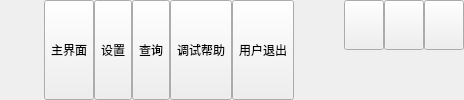
    <widget class="QWidget" name="widgetTitle" native="true">
     <property name="sizePolicy">
      <sizepolicy hsizetype="Preferred" vsizetype="Fixed">
       <horstretch>0</horstretch>
       <verstretch>0</verstretch>
      </sizepolicy>
     </property>
     <layout class="QHBoxLayout" name="horizontalLayout_2">
      <property name="spacing">
       <number>10</number>
      </property>
      <property name="leftMargin">
       <number>10</number>
      </property>
      <property name="topMargin">
       <number>0</number>
      </property>
      <property name="rightMargin">
       <number>0</number>
      </property>
      <property name="bottomMargin">
       <number>0</number>
      </property>
      <item>
       <widget class="QLabel" name="labIco">
        <property name="text">
         <string/>
        </property>
        <property name="alignment">
         <set>Qt::AlignCenter</set>
        </property>
       </widget>
      </item>
      <item>
       <widget class="QLabel" name="labTitle">
        <property name="styleSheet">
         <string notr="true"/>
        </property>
        <property name="text">
         <string/>
        </property>
        <property name="alignment">
         <set>Qt::AlignLeading|Qt::AlignLeft|Qt::AlignVCenter</set>
        </property>
       </widget>
      </item>
      <item>
       <widget class="QWidget" name="widgetTop" native="true">
        <layout class="QHBoxLayout" name="horizontalLayout_3">
         <property name="spacing">
          <number>0</number>
         </property>
         <property name="leftMargin">
          <number>0</number>
         </property>
         <property name="topMargin">
          <number>0</number>
         </property>
         <property name="rightMargin">
          <number>0</number>
         </property>
         <property name="bottomMargin">
          <number>0</number>
         </property>
         <item>
          <widget class="QToolButton" name="btnMain">
           <property name="sizePolicy">
            <sizepolicy hsizetype="Fixed" vsizetype="Expanding">
             <horstretch>0</horstretch>
             <verstretch>0</verstretch>
            </sizepolicy>
           </property>
           <property name="text">
            <string>主界面</string>
           </property>
           <property name="icon">
            <iconset resource="main.qrc">
             <normaloff>:/image/main_main.png</normaloff>:/image/main_main.png</iconset>
           </property>
           <property name="toolButtonStyle">
            <enum>Qt::ToolButtonTextUnderIcon</enum>
           </property>
          </widget>
         </item>
         <item>
          <widget class="QToolButton" name="btnConfig">
           <property name="sizePolicy">
            <sizepolicy hsizetype="Fixed" vsizetype="Expanding">
             <horstretch>0</horstretch>
             <verstretch>0</verstretch>
            </sizepolicy>
           </property>
           <property name="text">
            <string>设置</string>
           </property>
           <property name="icon">
            <iconset resource="main.qrc">
             <normaloff>:/image/main_config.png</normaloff>:/image/main_config.png</iconset>
           </property>
           <property name="toolButtonStyle">
            <enum>Qt::ToolButtonTextUnderIcon</enum>
           </property>
          </widget>
         </item>
         <item>
          <widget class="QToolButton" name="btnData">
           <property name="sizePolicy">
            <sizepolicy hsizetype="Fixed" vsizetype="Expanding">
             <horstretch>0</horstretch>
             <verstretch>0</verstretch>
            </sizepolicy>
           </property>
           <property name="text">
            <string>查询</string>
           </property>
           <property name="icon">
            <iconset resource="main.qrc">
             <normaloff>:/image/main_data.png</normaloff>:/image/main_data.png</iconset>
           </property>
           <property name="checked">
            <bool>false</bool>
           </property>
           <property name="toolButtonStyle">
            <enum>Qt::ToolButtonTextUnderIcon</enum>
           </property>
          </widget>
         </item>
         <item>
          <widget class="QToolButton" name="btnHelp">
           <property name="sizePolicy">
            <sizepolicy hsizetype="Fixed" vsizetype="Expanding">
             <horstretch>0</horstretch>
             <verstretch>0</verstretch>
            </sizepolicy>
           </property>
           <property name="styleSheet">
            <string notr="true"/>
           </property>
           <property name="text">
            <string>调试帮助</string>
           </property>
           <property name="icon">
            <iconset resource="main.qrc">
             <normaloff>:/image/main_person.png</normaloff>:/image/main_person.png</iconset>
           </property>
           <property name="toolButtonStyle">
            <enum>Qt::ToolButtonTextUnderIcon</enum>
           </property>
          </widget>
         </item>
         <item>
          <widget class="QToolButton" name="btnExit">
           <property name="sizePolicy">
            <sizepolicy hsizetype="Fixed" vsizetype="Expanding">
             <horstretch>0</horstretch>
             <verstretch>0</verstretch>
            </sizepolicy>
           </property>
           <property name="styleSheet">
            <string notr="true"/>
           </property>
           <property name="text">
            <string>用户退出</string>
           </property>
           <property name="icon">
            <iconset resource="main.qrc">
             <normaloff>:/image/main_exit.png</normaloff>:/image/main_exit.png</iconset>
           </property>
           <property name="toolButtonStyle">
            <enum>Qt::ToolButtonTextUnderIcon</enum>
           </property>
          </widget>
         </item>
        </layout>
       </widget>
      </item>
      <item>
       <spacer name="horizontalSpacer">
        <property name="orientation">
         <enum>Qt::Horizontal</enum>
        </property>
        <property name="sizeHint" stdset="0">
         <size>
          <width>40</width>
          <height>20</height>
         </size>
        </property>
       </spacer>
      </item>
      <item>
       <widget class="QWidget" name="widgetMenu" native="true">
        <layout class="QGridLayout" name="gridLayout_2">
         <property name="leftMargin">
          <number>0</number>
         </property>
         <property name="topMargin">
          <number>0</number>
         </property>
         <property name="rightMargin">
          <number>0</number>
         </property>
         <property name="bottomMargin">
          <number>0</number>
         </property>
         <property name="spacing">
          <number>0</number>
         </property>
         <item row="1" column="1" colspan="3">
          <spacer name="verticalSpacer">
           <property name="orientation">
            <enum>Qt::Vertical</enum>
           </property>
           <property name="sizeHint" stdset="0">
            <size>
             <width>20</width>
             <height>40</height>
            </size>
           </property>
          </spacer>
         </item>
         <item row="0" column="1">
          <widget class="QPushButton" name="btnMenu_Min">
           <property name="sizePolicy">
            <sizepolicy hsizetype="Minimum" vsizetype="Expanding">
             <horstretch>0</horstretch>
             <verstretch>0</verstretch>
            </sizepolicy>
           </property>
           <property name="minimumSize">
            <size>
             <width>30</width>
             <height>30</height>
            </size>
           </property>
           <property name="cursor">
            <cursorShape>ArrowCursor</cursorShape>
           </property>
           <property name="focusPolicy">
            <enum>Qt::NoFocus</enum>
           </property>
           <property name="toolTip">
            <string>最小化</string>
           </property>
           <property name="text">
            <string/>
           </property>
          </widget>
         </item>
         <item row="0" column="3">
          <widget class="QPushButton" name="btnMenu_Close">
           <property name="sizePolicy">
            <sizepolicy hsizetype="Minimum" vsizetype="Expanding">
             <horstretch>0</horstretch>
             <verstretch>0</verstretch>
            </sizepolicy>
           </property>
           <property name="minimumSize">
            <size>
             <width>30</width>
             <height>30</height>
            </size>
           </property>
           <property name="cursor">
            <cursorShape>ArrowCursor</cursorShape>
           </property>
           <property name="focusPolicy">
            <enum>Qt::NoFocus</enum>
           </property>
           <property name="toolTip">
            <string>关闭</string>
           </property>
           <property name="text">
            <string/>
           </property>
          </widget>
         </item>
         <item row="0" column="2">
          <widget class="QPushButton" name="btnMenu_Max">
           <property name="sizePolicy">
            <sizepolicy hsizetype="Minimum" vsizetype="Expanding">
             <horstretch>0</horstretch>
             <verstretch>0</verstretch>
            </sizepolicy>
           </property>
           <property name="minimumSize">
            <size>
             <width>30</width>
             <height>30</height>
            </size>
           </property>
           <property name="focusPolicy">
            <enum>Qt::NoFocus</enum>
           </property>
           <property name="text">
            <string/>
           </property>
          </widget>
         </item>
        </layout>
       </widget>
      </item>
     </layout>
    </widget>
